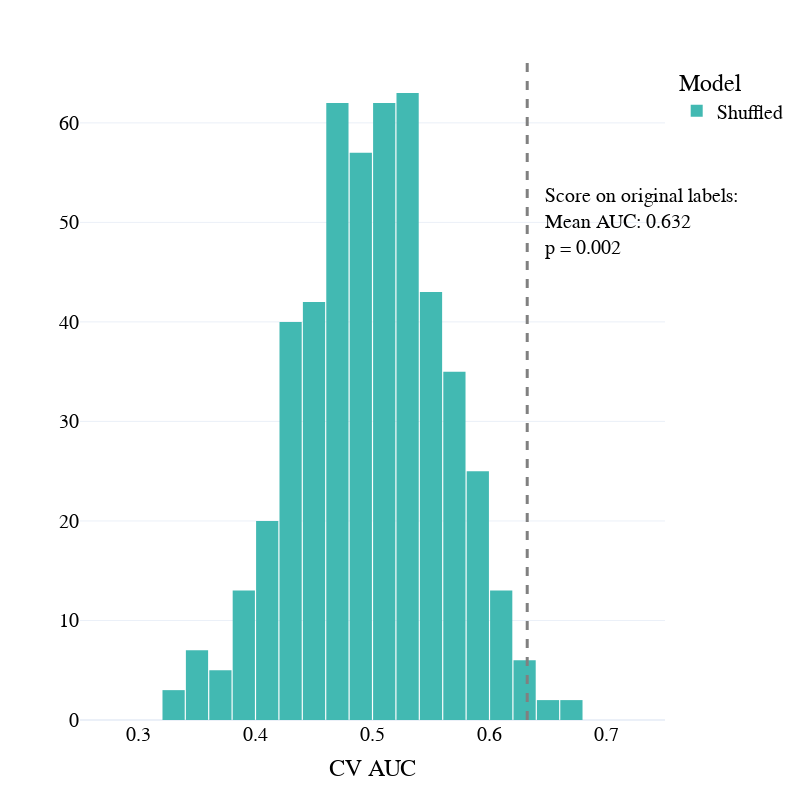

Notebook code cell kept with this figure:
### Code cell
df = pd.concat([df_perm_mw, df_forest_mw])
fig = px.histogram(df_perm_mind, x='auc', color="Model",nbins = 25,  color_discrete_sequence = [lblue])

fig.add_vline(x=df_forest_mw.auc.mean(), line_width=3, line_dash="dash", line_color="grey")

fig.add_annotation(x=df_forest_mw.auc.mean() + 0.1, y=50,
            text=f"Score on original labels: <br>Mean AUC: {df_forest_mw.auc.mean():.3f}<br>p = {pvalue_mw:.3f}",
            showarrow=False,
            arrowhead=1,
            align = 'left',
            )


fig.update_layout(
#     title = f'Mean AUC = {df_forest_mind.auc.mean()}',
    autosize=False,
    template = "plotly_white",
    font=dict(
        family="Times new roman",
        size=20,
        color="black"
    ),
    width=800,
    height=800,
    bargap=0.05,
    yaxis = {'title': '',
             'tickfont': {"size": 20},
    },
    xaxis ={'title':'CV AUC',
             'range':[0.25, 0.75],
             'tickfont':{"size": 20}
        }
)
fig.show()

fig.write_image('Figs/multivariate_perm_mw.png')
fig.write_image("Figs/multivariate_perm_mw.svg")

### Figure 1 — Plotly figure (JSON) as saved in the notebook; plotly's stock layout.template omitted (floating-point values rounded to 4 significant figures; data arrays with more than 128 entries replaced by an {"elided": "..."} marker saying what was removed)
{"data": [{"alignmentgroup": "True", "bingroup": "x", "hovertemplate": "Model=Shuffled<br>auc=%{x}<br>count=%{y}<extra></extra>", "legendgroup": "Shuffled", "marker": {"color": "#42B9B2", "pattern": {"shape": ""}}, "name": "Shuffled", "nbinsx": 25, "offsetgroup": "Shuffled", "orientation": "v", "showlegend": true, "type": "histogram", "x": {"elided": "500 float values"}, "xaxis": "x", "yaxis": "y"}], "layout": {"annotations": [{"align": "left", "arrowhead": 1, "showarrow": false, "text": "Score on original labels: <br>Mean AUC: 0.632<br>p = 0.002", "x": 0.7322, "y": 50}], "autosize": false, "bargap": 0.05, "barmode": "relative", "font": {"color": "black", "family": "Times new roman", "size": 20}, "height": 800, "legend": {"title": {"text": "Model"}, "tracegroupgap": 0}, "margin": {"t": 60}, "shapes": [{"line": {"color": "grey", "dash": "dash", "width": 3}, "type": "line", "x0": 0.6322, "x1": 0.6322, "xref": "x", "y0": 0, "y1": 1, "yref": "y domain"}], "width": 800, "xaxis": {"anchor": "y", "domain": [0, 1], "range": [0.25, 0.75], "tickfont": {"size": 20}, "title": {"text": "CV AUC"}}, "yaxis": {"anchor": "x", "domain": [0, 1], "tickfont": {"size": 20}, "title": {"text": ""}}}}
